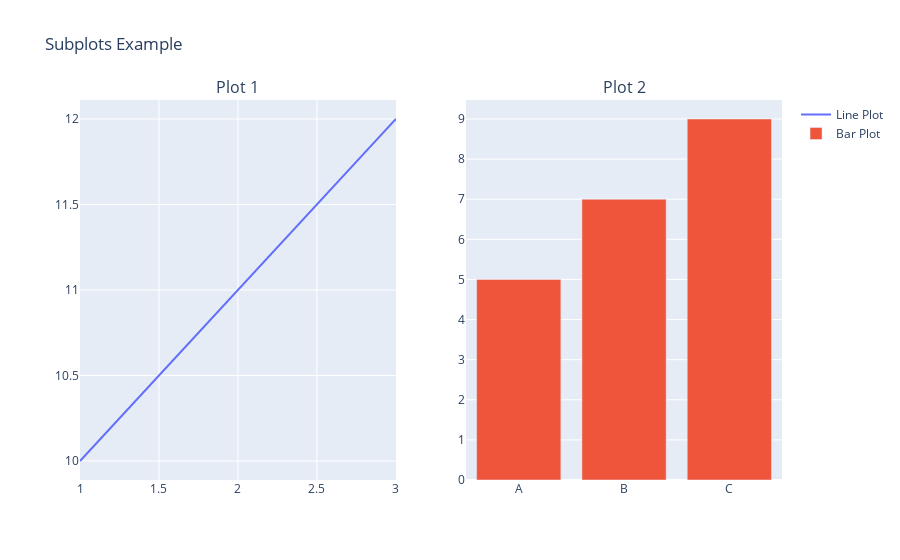

The cell this chart's notebook holds for it:
### Code cell
'''# Create a 1x2 subplot figure (1 row, 2 columns)
fig = make_subplots(rows=1, cols=2, subplot_titles=("Plot 1", "Plot 2"))

# Add first trace to the first subplot (row=1, col=1)
fig.add_trace(go.Scatter(x=[1, 2, 3], y=[10, 11, 12], mode='lines', name="Line Plot"), row=1, col=1)

# Add second trace to the second subplot (row=1, col=2)
fig.add_trace(go.Bar(x=['A', 'B', 'C'], y=[5, 7, 9], name="Bar Plot"), row=1, col=2)

# Update layout to add a title and adjust the spacing
fig.update_layout(title_text="Subplots Example")

# Show the figure
fig.show()

### Figure 1 — Plotly figure (JSON) as saved in the notebook; plotly's stock layout.template omitted (floating-point values rounded to 4 significant figures)
{"data": [{"mode": "lines", "name": "Line Plot", "type": "scatter", "x": [1, 2, 3], "xaxis": "x", "y": [10, 11, 12], "yaxis": "y"}, {"name": "Bar Plot", "type": "bar", "x": ["A", "B", "C"], "xaxis": "x2", "y": [5, 7, 9], "yaxis": "y2"}], "layout": {"annotations": [{"font": {"size": 16}, "showarrow": false, "text": "Plot 1", "x": 0.225, "xanchor": "center", "xref": "paper", "y": 1, "yanchor": "bottom", "yref": "paper"}, {"font": {"size": 16}, "showarrow": false, "text": "Plot 2", "x": 0.775, "xanchor": "center", "xref": "paper", "y": 1, "yanchor": "bottom", "yref": "paper"}], "autosize": true, "title": {"text": "Subplots Example"}, "xaxis": {"anchor": "y", "autorange": true, "domain": [0, 0.45], "range": [1, 3], "type": "linear"}, "xaxis2": {"anchor": "y2", "autorange": true, "domain": [0.55, 1], "range": [-0.5, 2.5], "type": "category"}, "yaxis": {"anchor": "x", "autorange": true, "domain": [0, 1], "range": [9.889, 12.11], "type": "linear"}, "yaxis2": {"anchor": "x2", "autorange": true, "domain": [0, 1], "range": [0, 9.474], "type": "linear"}}}
